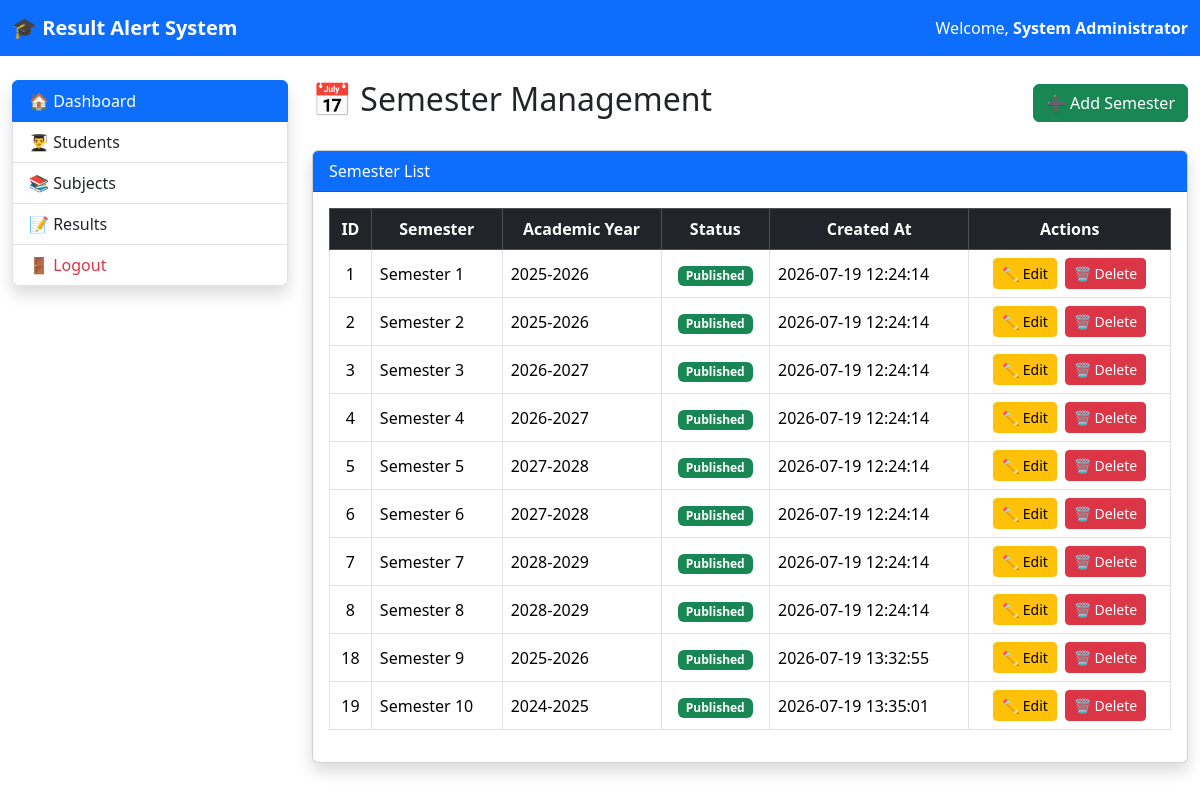
/admin/semesters.php (signed in), run on the app's committed database.
### tables this page shows
CREATE TABLE `semesters` (
  `semester_id` int NOT NULL,
  `semester_name` varchar(50) NOT NULL,
  `academic_year` varchar(20) NOT NULL,
  `is_published` tinyint(1) DEFAULT '0',
  `published_at` datetime DEFAULT NULL,
  `created_at` timestamp NULL DEFAULT CURRENT_TIMESTAMP
);

### admin/semesters.php (the view, shortened to what this page needs)
<?php
include("../config/database.php");
include("../includes/header.php");
?>
<div class="container-fluid">
    <div class="row mt-4">
        <?php include("../includes/sidebar.php"); ?>
        <div class="col-md-9">
            <div class="d-flex justify-content-between align-items-center mb-4">
                <h2>📅 Semester Management</h2>
                <a href="add_semester.php" class="btn btn-success">
                    ➕ Add Semester
                </a>
            </div>
            <div class="card shadow">
                <div class="card-header bg-primary text-white">
                    Semester List
                </div>
                <div class="card-body">
<div class="table-responsive">
<table class="table table-bordered table-hover align-middle">
                        <thead class="table-dark text-center">
<tr>
    <th>ID</th>
    <th>Semester</th>
    <th>Academic Year</th>
    <th>Status</th>
    <th>Created At</th>
    <th>Actions</th>
</tr>
</thead>
                        <tbody>
                        <?php
$result = mysqli_query(
    $conn,
    "SELECT
        semester_id,
        semester_name,
        academic_year,
        is_published,
        created_at
     FROM semesters
     ORDER BY semester_id ASC"
);
while($row = mysqli_fetch_assoc($result)) {
?>
<tr>
<td class="text-center">
    <?php echo $row['semester_id']; ?>
</td>
    <td><?php echo $row['semester_name']; ?></td>
    <td><?php echo $row['academic_year']; ?></td>
<td class="text-center">
        <?php if($row['is_published']) { ?>
            <span class="badge bg-success">
                Published
            </span>
        <?php } else { ?>
            <span class="badge bg-warning text-dark">
    Not Published
</span>
        <?php } ?>
    </td>
    <td><?php echo $row['created_at']; ?></td>
<td class="text-center">
    <a href="edit_semester.php?id=<?php echo $row['semester_id']; ?>"
       class="btn btn-warning btn-sm me-1">
        ✏️ Edit
    </a>
    <a href="#"
       class="btn btn-danger btn-sm">
        🗑 Delete
    </a>
</td>
</tr>
<?php } ?>
                        </tbody>
</table>
</div>
                </div>
            </div>
        </div>
    </div>
</div>
<?php include("../includes/footer.php"); ?>

### data on the page
semesters: semester_id "1", semester_name "Semester 1", academic_year "2025-2026", is_published "Published", created_at "2026-07-19 12:24:14"
semesters: semester_id "2", semester_name "Semester 2", academic_year "2025-2026", is_published "Published", created_at "2026-07-19 12:24:14"
semesters: semester_id "3", semester_name "Semester 3", academic_year "2026-2027", is_published "Published", created_at "2026-07-19 12:24:14"
semesters: semester_id "4", semester_name "Semester 4", academic_year "2026-2027", is_published "Published", created_at "2026-07-19 12:24:14"
semesters: semester_id "5", semester_name "Semester 5", academic_year "2027-2028", is_published "Published", created_at "2026-07-19 12:24:14"
semesters: semester_id "6", semester_name "Semester 6", academic_year "2027-2028", is_published "Published", created_at "2026-07-19 12:24:14"
semesters: semester_id "7", semester_name "Semester 7", academic_year "2028-2029", is_published "Published", created_at "2026-07-19 12:24:14"
semesters: semester_id "8", semester_name "Semester 8", academic_year "2028-2029", is_published "Published", created_at "2026-07-19 12:24:14"
semesters: semester_id "18", semester_name "Semester 9", academic_year "2025-2026", is_published "Published", created_at "2026-07-19 13:32:55"
semesters: semester_id "19", semester_name "Semester 10", academic_year "2024-2025", is_published "Published", created_at "2026-07-19 13:35:01"

### other printed values
$_SESSION['admin_name'] "System Administrator"
